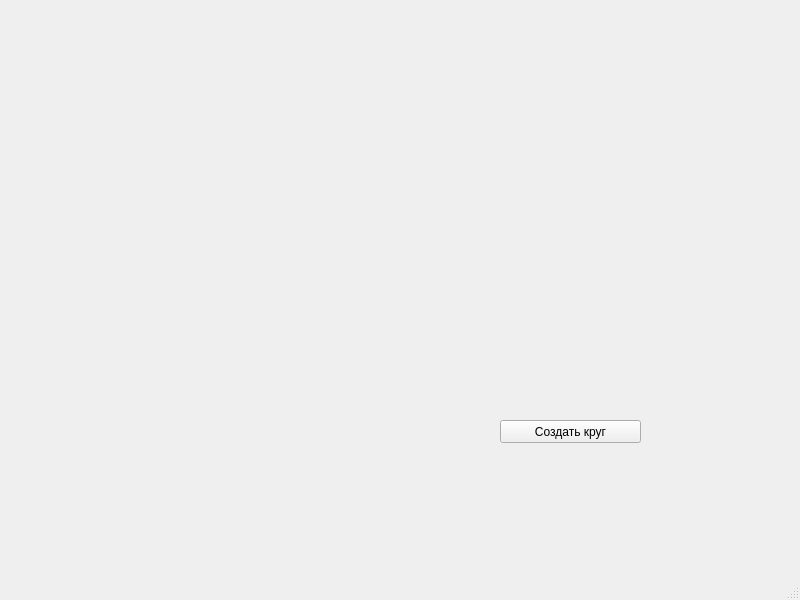
<?xml version="1.0" encoding="UTF-8"?>
<ui version="4.0">
 <class>MainWindow</class>
 <widget class="QMainWindow" name="MainWindow">
  <property name="geometry">
   <rect>
    <x>0</x>
    <y>0</y>
    <width>800</width>
    <height>600</height>
   </rect>
  </property>
  <property name="windowTitle">
   <string>MainWindow</string>
  </property>
  <widget class="QWidget" name="centralwidget">
   <widget class="QPushButton" name="btn">
    <property name="geometry">
     <rect>
      <x>500</x>
      <y>420</y>
      <width>141</width>
      <height>23</height>
     </rect>
    </property>
    <property name="text">
     <string>Создать круг</string>
    </property>
   </widget>
  </widget>
  <widget class="QMenuBar" name="menubar">
   <property name="geometry">
    <rect>
     <x>0</x>
     <y>0</y>
     <width>800</width>
     <height>21</height>
    </rect>
   </property>
  </widget>
  <widget class="QStatusBar" name="statusbar"/>
 </widget>
 <resources/>
 <connections/>
</ui>
